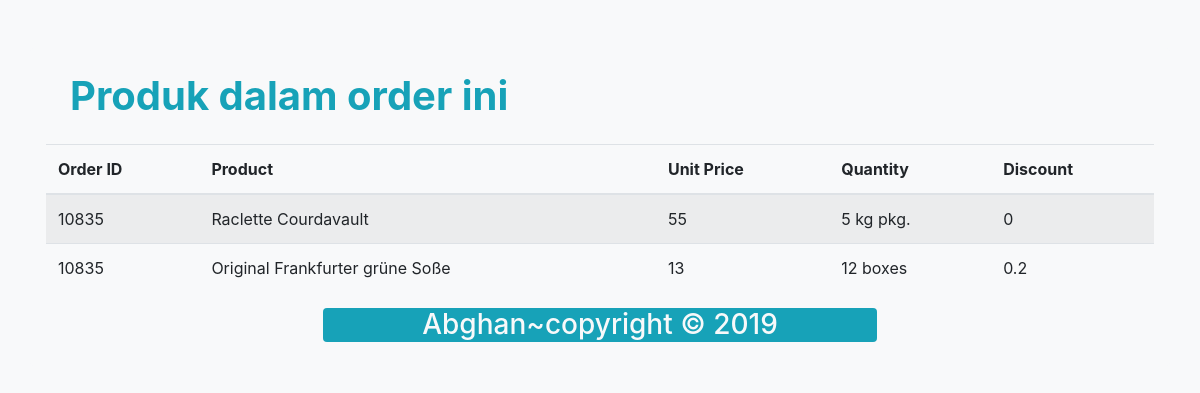
The page /order-details.php?oid=10835 on the database its author committed.
### tables this page shows
CREATE TABLE `orderdetails` (
  `OrderID` int(11) NOT NULL default '0',
  `ProductID` int(11) NOT NULL default '0',
  `UnitPrice` double default NULL,
  `Quantity` smallint(6) default NULL,
  `Discount` float default NULL,
  PRIMARY KEY  (`OrderID`,`ProductID`)
);

CREATE TABLE `products` (
  `ProductID` int(11) NOT NULL default '0',
  `ProductName` varchar(40) default NULL,
  `SupplierID` int(11) default NULL,
  `CategoryID` int(11) default NULL,
  `QuantityPerUnit` varchar(20) default NULL,
  `UnitPrice` double default NULL,
  `UnitsInStock` smallint(6) default NULL,
  `UnitsOnOrder` smallint(6) default NULL,
  `ReorderLevel` smallint(6) default NULL,
  `Discontinued` tinyint(1) default NULL,
  PRIMARY KEY  (`ProductID`)
);

### order-details.php (the view, shortened to what this page needs)
<!DOCTYPE html>
<html lang="en">
<head>
  <link rel="stylesheet" href="css/bootstrap.min.css">
</head>
<body class="bg-light">
  <?php
  $oid = $_GET['oid'];
  $link = mysqli_connect("localhost", "root", "", "nwind");
  $data = mysqli_query($link, "SELECT * FROM orderdetails LEFT JOIN products ON products.ProductID = orderdetails.ProductID WHERE OrderID = '$oid'");
  ?>
  <div class="container bg-light p-3 my-5 rounded">
    <h1 class="text-info mt-2 ml-4 mb-auto"><b>Produk dalam order ini</b></h1><br>
    <table class="table table-striped">
      <thead>
        <tr>
          <th scope="col">Order ID</th>
          <th scope="col">Product</th>
          <th scope="col">Unit Price</th>
          <th scope="col">Quantity</th>
          <th scope="col">Discount</th>
        </tr>
      </thead>
      <tbody>
        <?php
        while ($row = mysqli_fetch_array($data)) {
          ?>
          <tr>
            <td><?= $row['OrderID']; ?></td>
            <td><?= $row['ProductName'] ?></td>
            <td><?= $row['UnitPrice']; ?></td>
            <td><?= $row['QuantityPerUnit']; ?></td>
            <td><?= $row['Discount']; ?></td>
          </tr>
        <?php
        }
        ?>
      </tbody>
    </table>
    <div class="container col-6 bg-info rounded">
        <h3 class="text-light text-center">Abghan~copyright &copy 2019</h3>
    </div>
  </div>
</body>
</html>

### rows shown on the page
orderdetails: OrderID "10835", ProductID.ProductName "Raclette Courdavault", ProductID.UnitPrice "55", ProductID.QuantityPerUnit "5 kg pkg.", Discount "0"
orderdetails: OrderID "10835", ProductID.ProductName "Original Frankfurter grüne Soße", ProductID.UnitPrice "13", ProductID.QuantityPerUnit "12 boxes", Discount "0.2"
